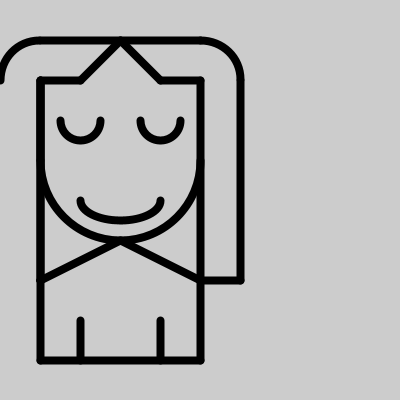
Frame 1 (no input)
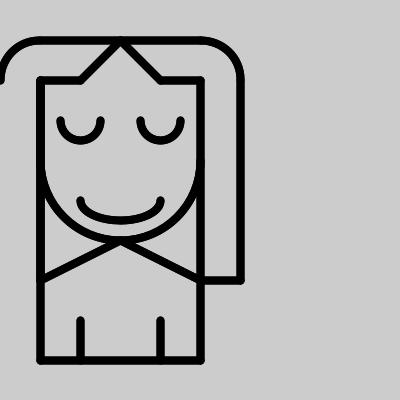
Frame 2 (the mouse pressed at the canvas centre, redrawn once)

The Processing sketch that drew these frames (run headless with seeded random() and noise(); the mouse was pressed at the canvas centre and the sketch redrawn once):

// Processing sketch: retrato01
// ── retrato01.pde
float m=40;
void setup(){
    size(400, 400);
    noFill();
}
void draw(){
  strokeWeight(8);
  irene();
  noLoop();
}

// ── irene.pde
void irene(){
  //pelo
    line(m,m*2,m*2,m*2);
    line(m*4,m*2,m*5,m*2);
    arc(m*5,m*2,m*2,m*2,radians(270),radians(360));
    line(m*6,m*2,m*6,m*7);
    line(m*5,m,m,m);
    arc(m,m*2,m*2,m*2,radians(180),radians(270));
    line(m,m*2,m,m*7);
    line(m,m*2,m,m*7);
    arc(m*5,m*7,m*6,m*7,radians(360),radians(90));
    line(m,m*7,m,m*7);
    arc(m*5,m*7,m*4,m*6,radians(360),radians(90));
    line(m*4,m*2,m*3,m);
    line(m*2,m*2,m*3,m);
    line(m*5,m*2,m*5,m*7);
    line(m*6,m*7,m*5,m*7);
    line(m,m*7,m,m*7);
    
    //cara
    arc(m*3,m*4,m*4,m*4,radians(0),radians(180));
    arc(m*1,m*2,m*2,m*3,radians(360),radians(90));
    line(m,m*2,m,m*4);
    arc(m*2,m*3,m,m,radians(0),radians(180));
    arc(m*4,m*3,m,m,radians(0),radians(180));
    arc(m*3,m*5,m*2,m,radians(0),radians(180));
  
    //cuerpo
    line(m,m*7,m*3,m*6);
    line(m*3,m*6,m*5,m*7);
    line(m,m*7,m,m*9);
    line(m*5,m*7,m*5,m*9);
    line(m,m*9,m*5,m*9);
    line(m*2,m*8,m*2,m*9);
    line(m*4,m*8,m*4,m*9);
}
